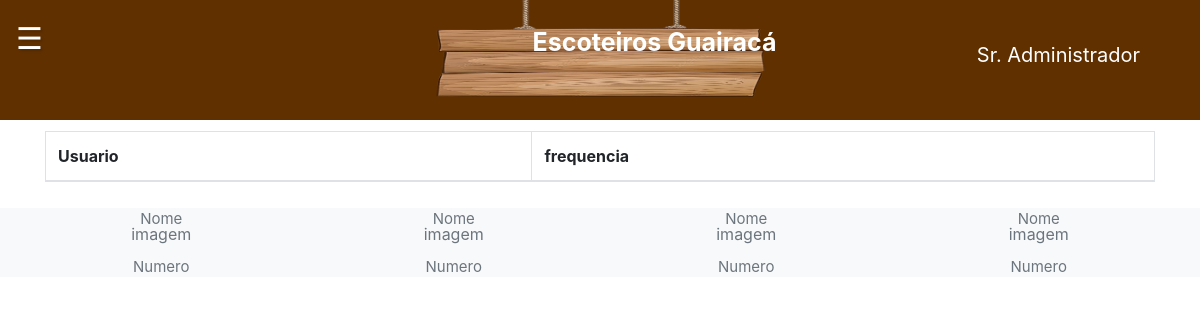
/app/controller/FrequenciaController.php?action=list&idEncontro=2&idAlcateia=2 (signed in), run on an earlier commit of the app's database.
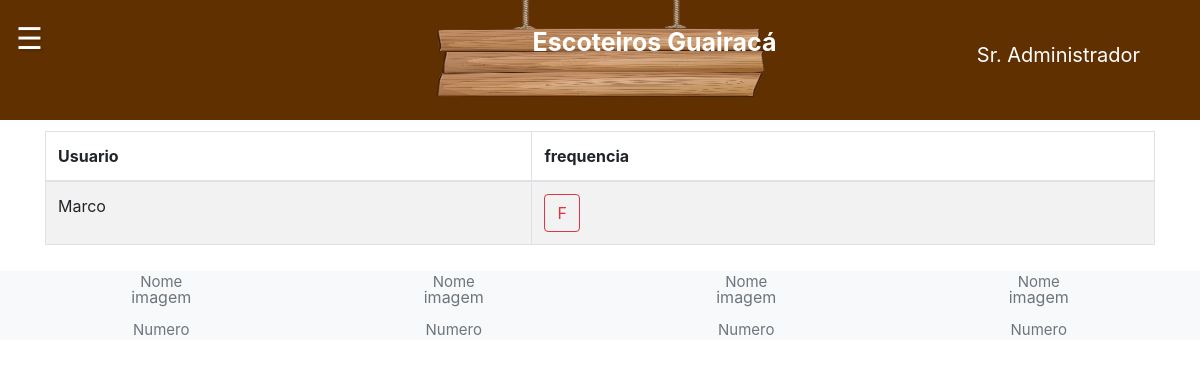
And on a later commit of the database.
### tables this page shows
CREATE TABLE tb_frequencias(
  id_frequencia int AUTO_INCREMENT,
  id_usuario int NOT NULL,
  id_encontro int NOT NULL,
  frequencia BOOLEAN NOT NULL NOT NULL DEFAULT false,
  PRIMARY KEY (id_frequencia),
  FOREIGN KEY (id_usuario) REFERENCES tb_usuarios (id_usuario), 
  FOREIGN KEY (id_encontro) REFERENCES tb_encontros (id_encontro)

);

CREATE TABLE tb_usuarios ( 
  id_usuario int AUTO_INCREMENT, 
  id_endereco int NOT NULL,
  id_contato int NOT NULL,
  id_alcateia int ,
  nome varchar(70) NOT NULL, 
  cpf char(11) NOT NULL,
  login varchar(15) NOT NULL,
  senha varchar(15) NOT NULL,
  papeis varchar(255),
  status_usuario varchar(70) NOT NULL DEFAULT 'ATIVO',
  PRIMARY KEY (id_usuario),
  FOREIGN KEY (id_endereco) REFERENCES tb_enderecos (id_endereco),
  FOREIGN KEY (id_contato) REFERENCES tb_contatos (id_contato),
  FOREIGN KEY (id_alcateia) REFERENCES tb_alcateias (id_alcateia),
  CONSTRAINT uk_usuarios UNIQUE (login)
);

### app/controller/FrequenciaController.php (called while the page is built, shortened)
<?php
require_once(__DIR__ . "/../dao/FrequenciaDAO.php");
require_once(__DIR__ . "/../model/Frequencia.php");
class FrequenciaController extends Controller {
    private $frequenciaDao;
    public function __construct() {
        $this->frequenciaDao = new FrequenciaDAO();
        $this->handleAction();
    }
    public function list(string $msgErro = "", string $msgSucesso = "") {
        $frequencias = $this->findFrequenciasById();
        $usuarios = $this->findUsuariosById();
        $i = 0;
        foreach ($usuarios as $us) {
            $frequencias[$i]->setUsuario($usuarios[$i]);
            $i++;
        }
        $dados["lista"] = $frequencias;
        $this->loadView("frequencia/listFrequencias.php", $dados,$msgErro, $msgSucesso);
    }
    public function findUsuariosById(){
        $id = $_GET['idAlcateia'];
        $usuarios = $this->frequenciaDao->findUsuariosById($id);
        return $usuarios;
    }
    public function findFrequenciasById(){
        $id = $_GET['idEncontro'];
        $frequencias = $this->frequenciaDao->findFrequenciaById($id);
        return $frequencias;
    }
}
$freqCont = new FrequenciaController();

### app/model/Frequencia.php (called while the page is built, shortened)
<?php
class Frequencia {
    private $id_frequencia;
    private $frequencia;
    private $usuario;
    public function getId_frequencia()
    {
        return $this->id_frequencia;
    }
    public function setId_frequencia($id_frequencia)
    {
        $this->id_frequencia = $id_frequencia;
        return $this;
    }
    public function getUsuario()
    {
        return $this->usuario;
    }
    public function setUsuario($usuario)
    {
        $this->usuario = $usuario;
        return $this;
    }
    public function getFrequencia()
    {
        return $this->frequencia;
    }
    public function setFrequencia($frequencia)
    {
        $this->frequencia = $frequencia;
        return $this;
    }
}

### app/model/Usuario.php (called while the page is built, shortened)
<?php
class Usuario {
    private $nome;
    public function getNome()
    {
        return $this->nome;
    }
    public function setNome($nome)
    {
        $this->nome = $nome;
        return $this;
    }
}

### app/dao/FrequenciaDAO.php (called while the page is built, shortened)
<?php
include_once(__DIR__ . "/../model/Frequencia.php");
include_once(__DIR__ . "/../model/Usuario.php");
class FrequenciaDAO {
    public function findUsuariosById(int $id){
        $conn = Connection::getConn();
        $sql = "SELECT * FROM tb_usuarios e" .
               " WHERE e.id_alcateia = ? ORDER BY e.id_usuario";
        $stm = $conn->prepare($sql);
        $stm->execute([$id]);
        $result = $stm->fetchAll();
       return $this->mapUsuarios($result);
    }
    public function findFrequenciaById(int $id){
        $conn = Connection::getConn();
        $sql = "SELECT * FROM tb_frequencias f" .
               " WHERE f.id_encontro = ? ORDER BY f.id_usuario";
        $stm = $conn->prepare($sql);
        $stm->execute([$id]);
        $result = $stm->fetchAll();
       return $this->mapFrequencia($result);
    }
    private function mapFrequencia($result){
        $frequencias = array();
        foreach ($result as $reg) {
            $frequencia = new frequencia();
            $frequencia->setId_usuario($reg['id_usuario']);
            $frequencia->setId_frequencia($reg['id_frequencia']);
            $frequencia->setId_encontro($reg['id_encontro']);
            $frequencia->setFrequencia($reg['frequencia']);
            array_push($frequencias, $frequencia);
        }
        return $frequencias;
    }
   private function mapUsuarios($result) {
    $usuarios = array();
    foreach ($result as $reg) {
        $usuario = new Usuario();
        $usuario->setId($reg['id_usuario']);
        $usuario->setNome($reg['nome']);
        $usuario->setCpf($reg['cpf']);
        $usuario->setLogin($reg['login']);
        $usuario->setSenha($reg['senha']);
        $usuario->setPapeis($reg['papeis']);
        $usuario->setStatus($reg['status_usuario']);
        $usuario->setIdEndereco($reg['id_endereco']);
        $usuario->setIdContato($reg['id_contato']);
        $usuario->setIdAlcateia($reg['id_alcateia']);
        array_push($usuarios, $usuario);
    }
        return $usuarios;
   }
}

### app/view/frequencia/listFrequencias.php (the view, shortened to what the changed rows need)
<?php
    require_once(__DIR__ . "/../include/header.php");
?>
<div class="container">
    <div class="row" style="margin-top: 10px;">
            <div class="col-12">
                <table id="tabfrequencias" class="table table-striped table-bordered">
                    <thead>
                        <tr>
                            <th>Usuario</th>
                            <th>frequencia</th>
                        </tr>
                    </thead>
                    <tbody>
                        <?php foreach($dados["lista"] as $freq): ?>
                            <tr>
                                <td><?php echo $freq->getUsuario()->getNome(); ?></td>
                                <td>
                                    <?php
                                    if ($freq->getFrequencia() == 1) {
                                        echo "<a class='btn btn-outline-success'
                                         onclick=\"return confirm('Deseja alterar o status do usuário para INATIVO?')\" href='". BASEURL .
                                         "/controller/FrequenciaController.php?action=updateToTrue&id=". $freq->getId_frequencia() ."'>C</a>";
                                    } else {
                                        echo "<a class='btn btn-outline-danger'
                                         onclick=\"return confirm('Deseja alterar o status do usuário para ATIVO?')\" href='". BASEURL .
                                         "/controller/FrequenciaController.php?action=updateToFalse&id=". $freq->getId_frequencia() ."'>F</a>";
                                    }
                                    ?>
                                </td>
                            </tr>
                        <?php endforeach; ?>
                    </tbody>
                </table>
            </div>
        </div>
</div>
<?php
    require_once(__DIR__ . "/../include/footer.php");
?>

What changed in the data, as far as the page shows it:
added tb_frequencias: id_usuario.nome "Marco"
